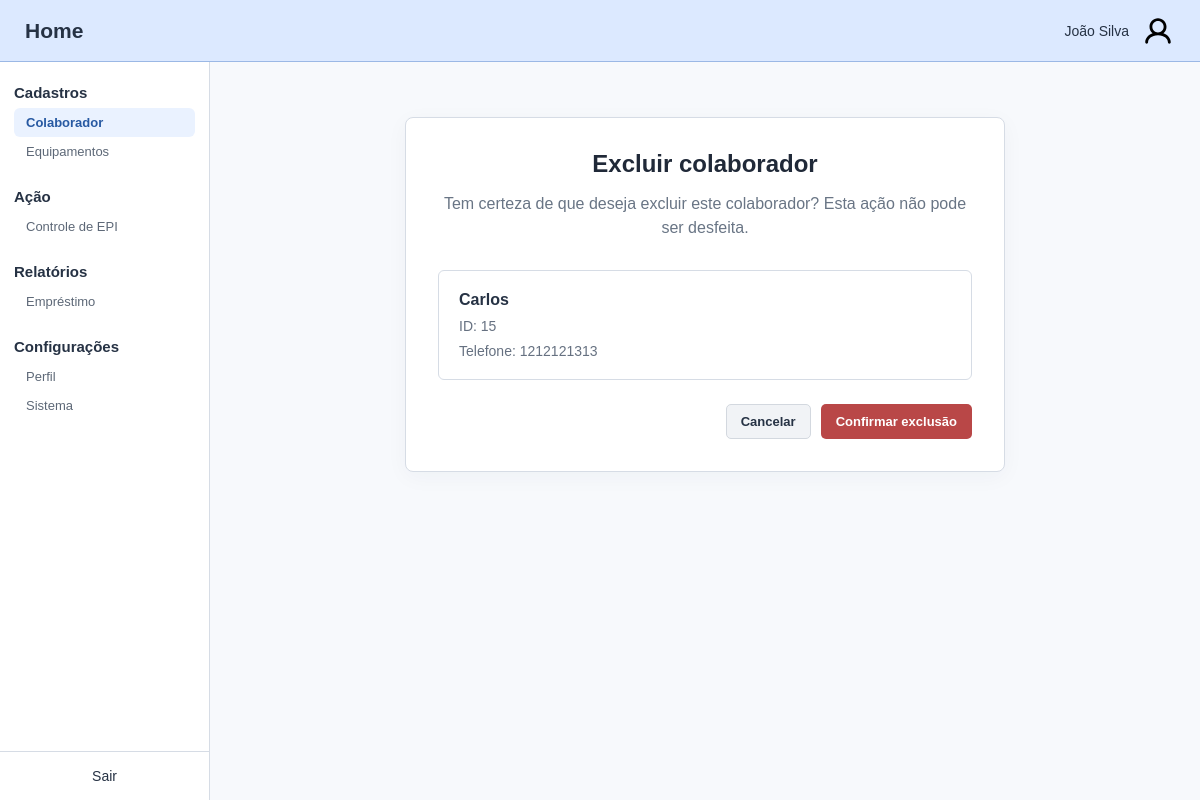
The app's page /colaborator/excluir/15 with its own data.
### nucleo/models.py (models this page shows, shortened)
class Colaborador(models.Model):
    nome = models.CharField(max_length=30, null=False, blank=False)
    telefone = models.CharField(max_length=30)

### nucleo/views.py (the view)
# urls.py: path('colaborator/excluir/<int:id>', views.excluir, name='nucleo-excluir'),
def excluir(req, id):
    colaborador = get_object_or_404(Colaborador, id=id)
    if req.method == 'POST':
        colaborador.delete()
        messages.success(req, "Deletado com sucesso!")
        return redirect('nucleo-inicial')
    return render(req, 'nucleo/forms/excluir.html', {
        'colaborador': colaborador,
    })

### nucleo/templates/nucleo/forms/excluir.html (shortened to what this page needs)
{% extends 'nucleo/base.html' %}
{% block content %}
<section class="content-card form-card">
    <h1>Excluir colaborador</h1>
    <p class="description">Tem certeza de que deseja excluir este colaborador? Esta ação não pode ser desfeita.</p>
    <div class="delete-summary"><strong>{{ colaborador.nome }}</strong><span>ID: {{ colaborador.id }}</span><span>Telefone: {{ colaborador.telefone|default:"—" }}</span></div>
    <form method="post" action="{% url 'nucleo-excluir' colaborador.id %}">
        <div class="form-actions"><a class="button button-secondary" href="{% url 'nucleo-inicial' %}">Cancelar</a><button class="button button-danger" type="submit">Confirmar exclusão</button></div>
    </form>
</section>
{% endblock %}

### nucleo/static/css/style.css (style rules this page uses)
:root { --blue: #dce9ff; --blue-border: #9bb8e5; --text: #263244; --border: #d6dce5; --background: #f7f9fc; --green: #3e9158; --red: #b94747; }
* { box-sizing: border-box; }
body { margin: 0; font-family: Arial, sans-serif; color: var(--text); background: var(--background); }
a { color: inherit; text-decoration: none; }
button, input { font: inherit; }
.content-card { width: 100%; max-width: 920px; padding: 32px; background: #fff; border: 1px solid var(--border); border-radius: 8px; box-shadow: 0 5px 22px #25334b0a; }
.content-card h1 { margin: 0 0 26px; font-size: 24px; text-align: center; color: #202938; }
.button { display: inline-flex; align-items: center; justify-content: center; padding: 9px 14px; border-radius: 5px; border: 1px solid transparent; cursor: pointer; font-size: 13px; font-weight: bold; white-space: nowrap; }
.form-card { max-width: 600px; }
.description { text-align: center; color: #697585; margin: -12px 0 30px; line-height: 1.5; }
.form-actions { display: flex; justify-content: flex-end; gap: 10px; margin-top: 10px; }
.button-secondary { background: #f1f3f6; border-color: #d3d8df; }
.button-danger { background: #b94747; color: white; }
.delete-summary { display: flex; flex-direction: column; gap: 9px; padding: 20px; border: 1px solid var(--border); border-radius: 6px; margin-bottom: 24px; }
.delete-summary span { color: #667181; font-size: 14px; }

### records on screen
Colaborador: nome "Carlos", id "15", telefone "1212121313"
